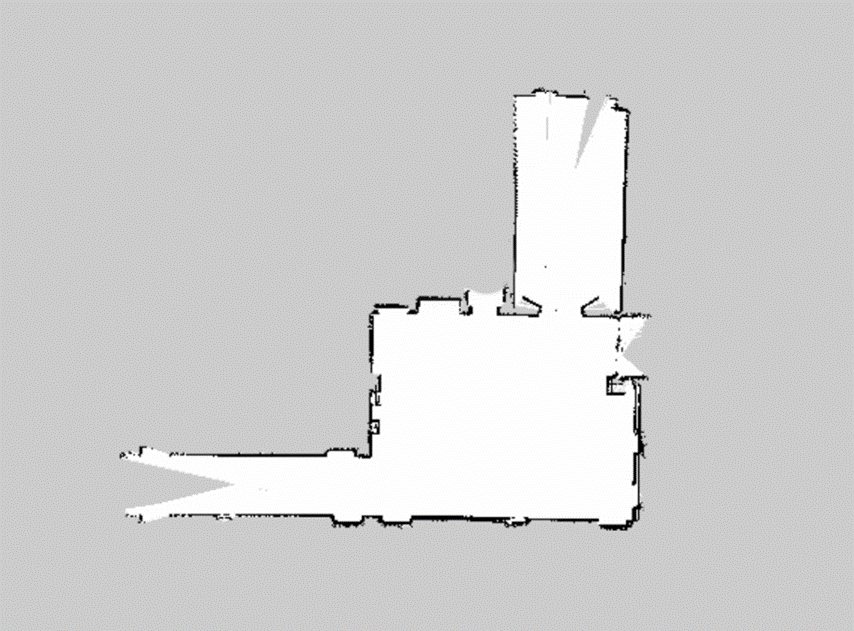
#> input picture RadarThermogram/img/image1.png, 854 x 631 px
$ python -i PositionChange.py   (imports and definitions only)
#> lines starting #> are read from the running program, lines starting #| are printed output that depends on the picture; after the words box and inside, x2 and y2 are one past the last pixel; in counts of white or black regions, pixels touching at a corner belong together
#> further down, picture is the input picture: shape (631, 854, 3); mean B, G, R 209.4, 209.4, 209.4
import cv2
import numpy as np
import GetPosition as gp


def convert_to_binary(img):
    # 转换为灰度图
    gray_img = cv2.cvtColor(img, cv2.COLOR_BGR2GRAY)

    # 根据像素亮度设置阈值
    _, binary_img = cv2.threshold(gray_img, 230, 255, cv2.THRESH_BINARY)
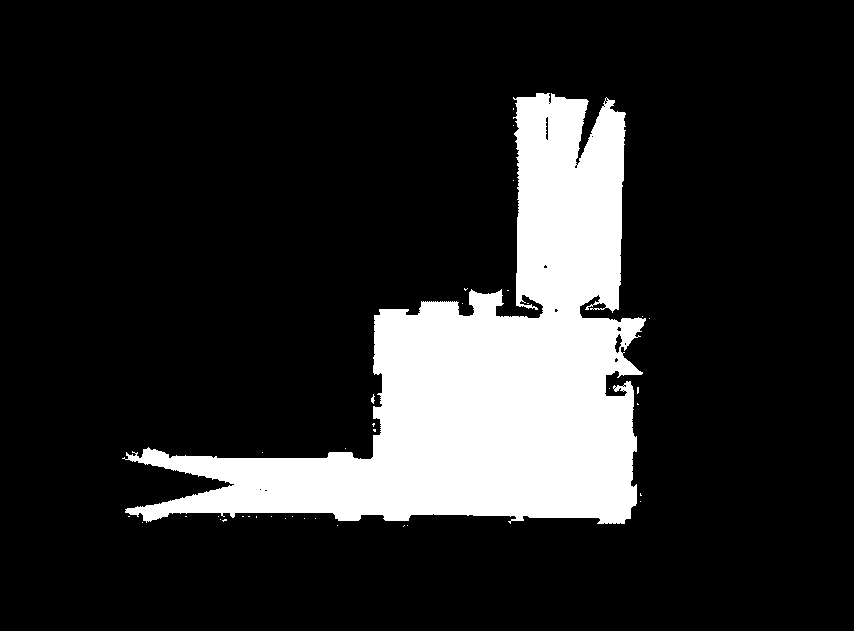
#> binary_img: shape (631, 854); 16% white; 37 white regions (35 under 20 px), largest, box (x1, y1, x2, y2) and area: (122, 93, 646, 524) 86117, (371, 394, 375, 404) 22

    # 反转二值图像
    inverted_binary_img = cv2.bitwise_not(binary_img)

    # 将二值图像转换为只含有0和1的矩阵
    binary_matrix = (inverted_binary_img / 255).astype(np.uint8)
    return binary_matrix


def get_changed_position():
    # 读取图像
    image_path = './img/test_map_1.png'
    image = cv2.imread(image_path)

    # 转换为只含有0和1的矩阵
    building = convert_to_binary(image)

    # 获取图像的尺寸
    rows, cols = building.shape

    # 确认起始位置在图像范围内
    start = (min(400, rows - 1), min(400, cols - 1))  # 起始位置
    print(building)
    # 获取无人机初始坐标
    x = gp.get_initial_position()[0]
    y = gp.get_initial_position()[1]
    print(x)
    print(y)
    # 新初始化一个矩阵，它的大小和building一致，但是里面存放的数值是根据无人机初始坐标偏移之之后的值
    new_building = {}
    for i in range(rows):
        for j in range(cols):
            new_building[(i - x, j - y)] = building[(i, j)]
    return new_building

>>> import cv2
>>> picture = cv2.imread('img/image1.png')
>>> result = convert_to_binary(picture)
